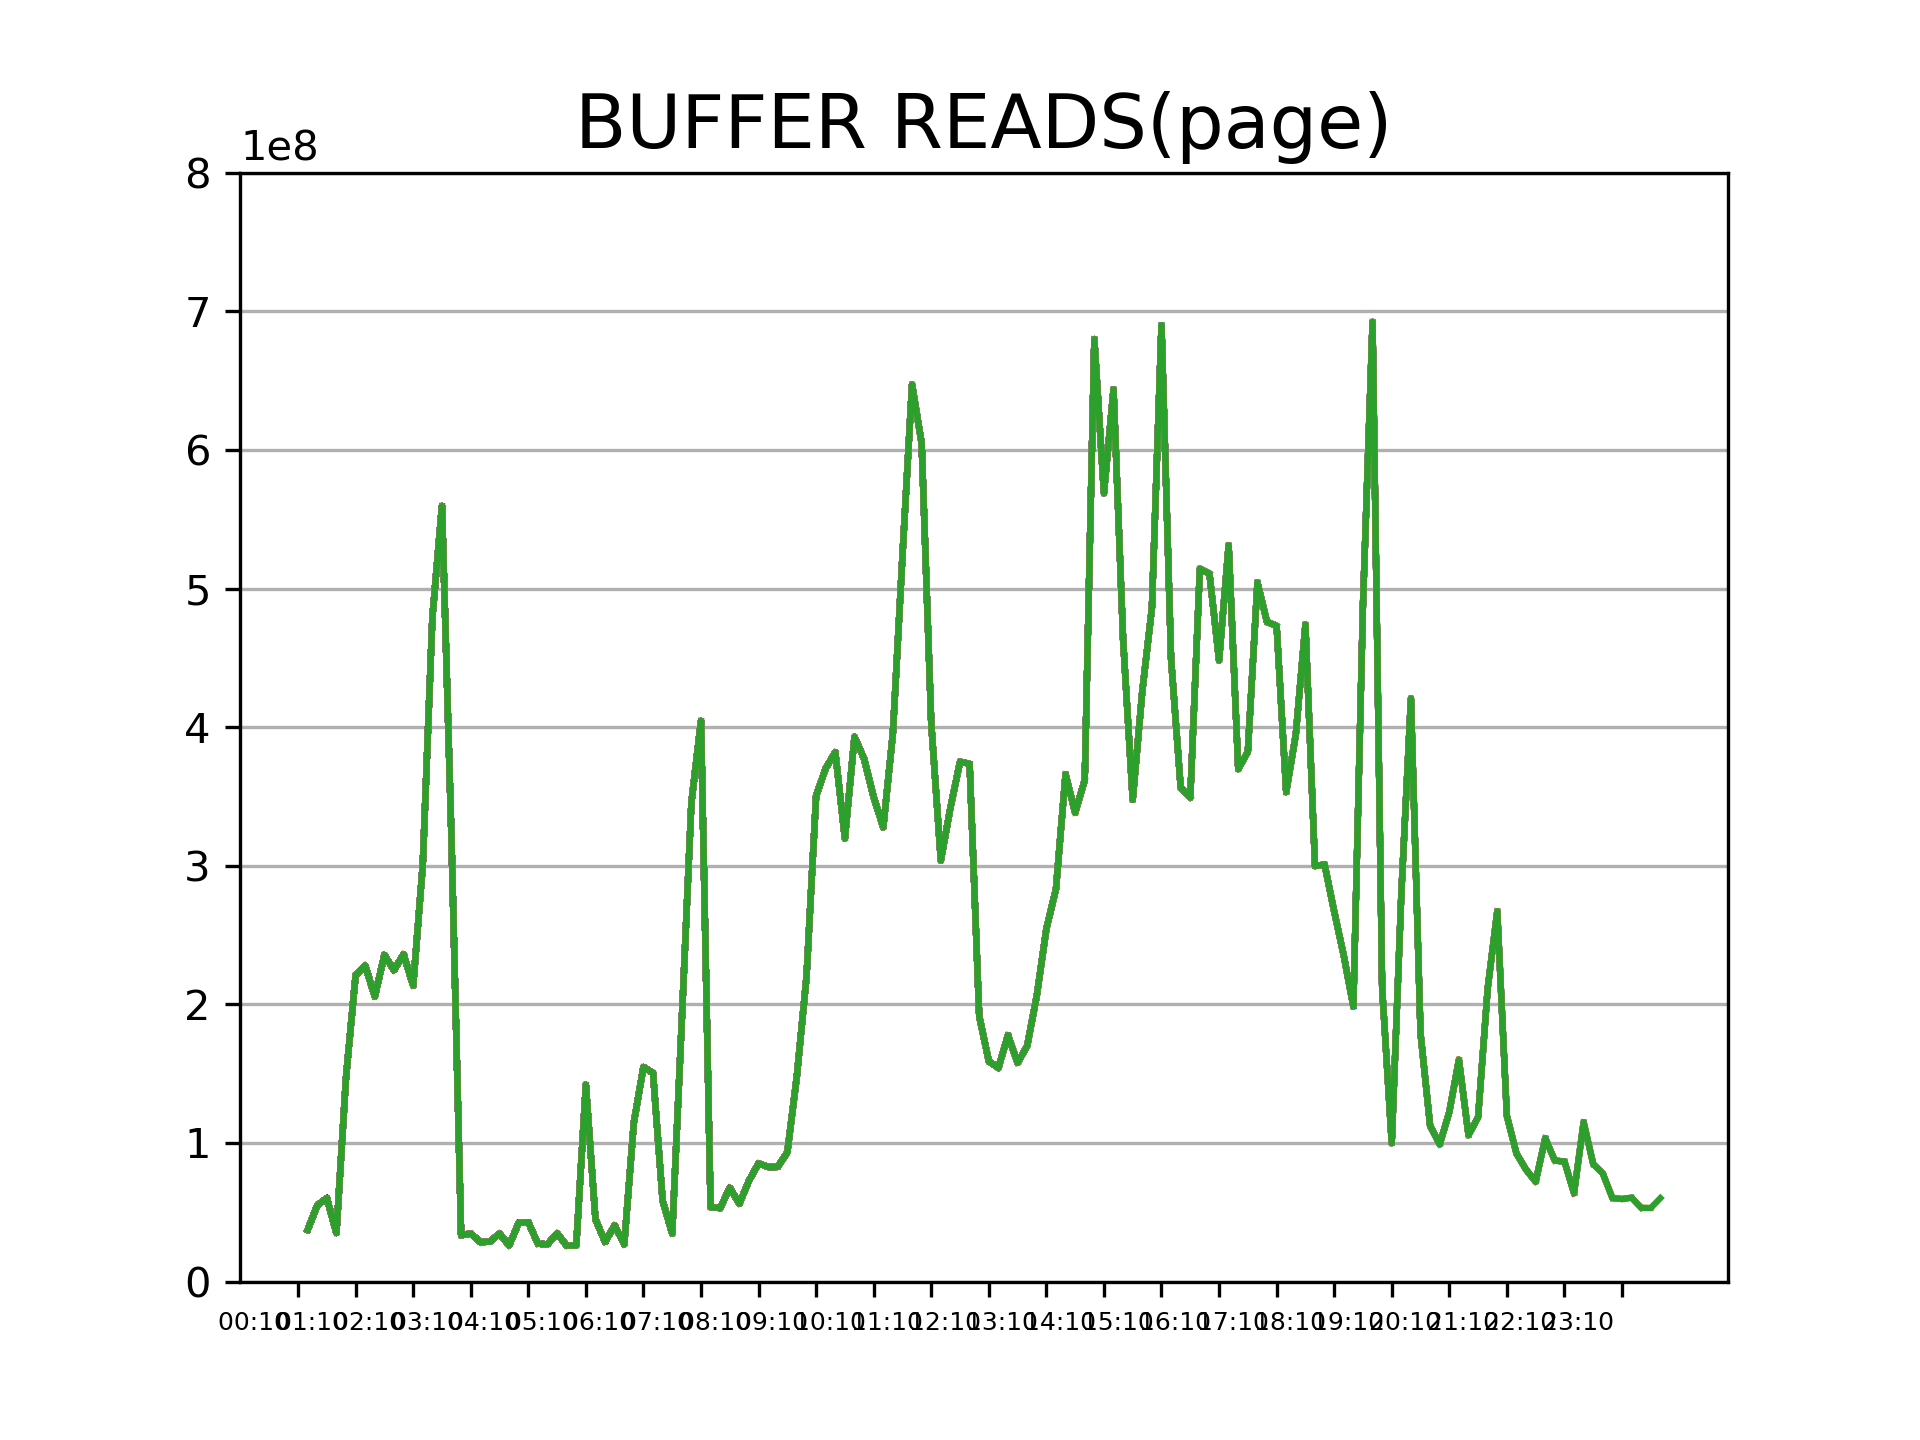

This figure's Python source:
import datetime
from datetime import timedelta
import informix_conn
import matplotlib.pyplot as plt
from matplotlib.ticker import ScalarFormatter
date=datetime.datetime(2019, 9, 5, 00, 00)
oneday=timedelta(days=1)
date2=date+oneday

q1="""
select
substr(round(date,'MI')::char(16),-5,5) as HHMI,
(value-lag(value) over (partition by name order by date))::int8  delta
from ifr_sysprofile 
where name = 'bufreads'
and date > ?
and date <= ? 
"""

def show_bufreads():
    X = []
    Y = []
    curs = _CONN.cursor()
    d1 = date.strftime('%Y-%m-%d %H:%M:%S')
    d2 = date2.strftime('%Y-%m-%d %H:%M:%S')

    curs.execute(q1,(d1,d2))
    for row in curs.fetchall():
        add_dot(X,Y,row)
    curs.close()
    ploting(X,Y)


def add_dot(X,Y,row):
	X.append(row[0])
	Y.append(row[1])
	plt.plot(X,Y)

def ploting(X,Y):
    xticks = []

    plt.ticklabel_format(style='plain')
    plt.axes().yaxis.grid()
    plt.rcParams["figure.figsize"] = (20, 10)
    plt.rcParams.update({'font.size': 15})
    plt.rcParams['lines.linewidth'] = 1
    ax = gca().xaxis
    six = [i for i in range(len(X)) if i % 6 == 0]
    for i in six:
        xticks.append(X[i])
    plt.xticks(xticks)
    print(max(i for i in Y if i is not None))
    plt.ylim(0,800000000)
    plt.tick_params(axis='x', labelsize=6)
    plt.tick_params(axis='y', labelsize=10)
    plt.title('BUFFER READS(page)')
    plt.savefig("./select_table.png", dpi=300)
    plt.show()

def main():
    """main"""
    try:
        global _CONN
        _CONN=informix_conn.init_db_conn(informix_conn.connect_string)
    except Exception as err:
        print(str(err))
    else:
        show_bufreads()
        _CONN.close()

if __name__ == '__main__':
        main()